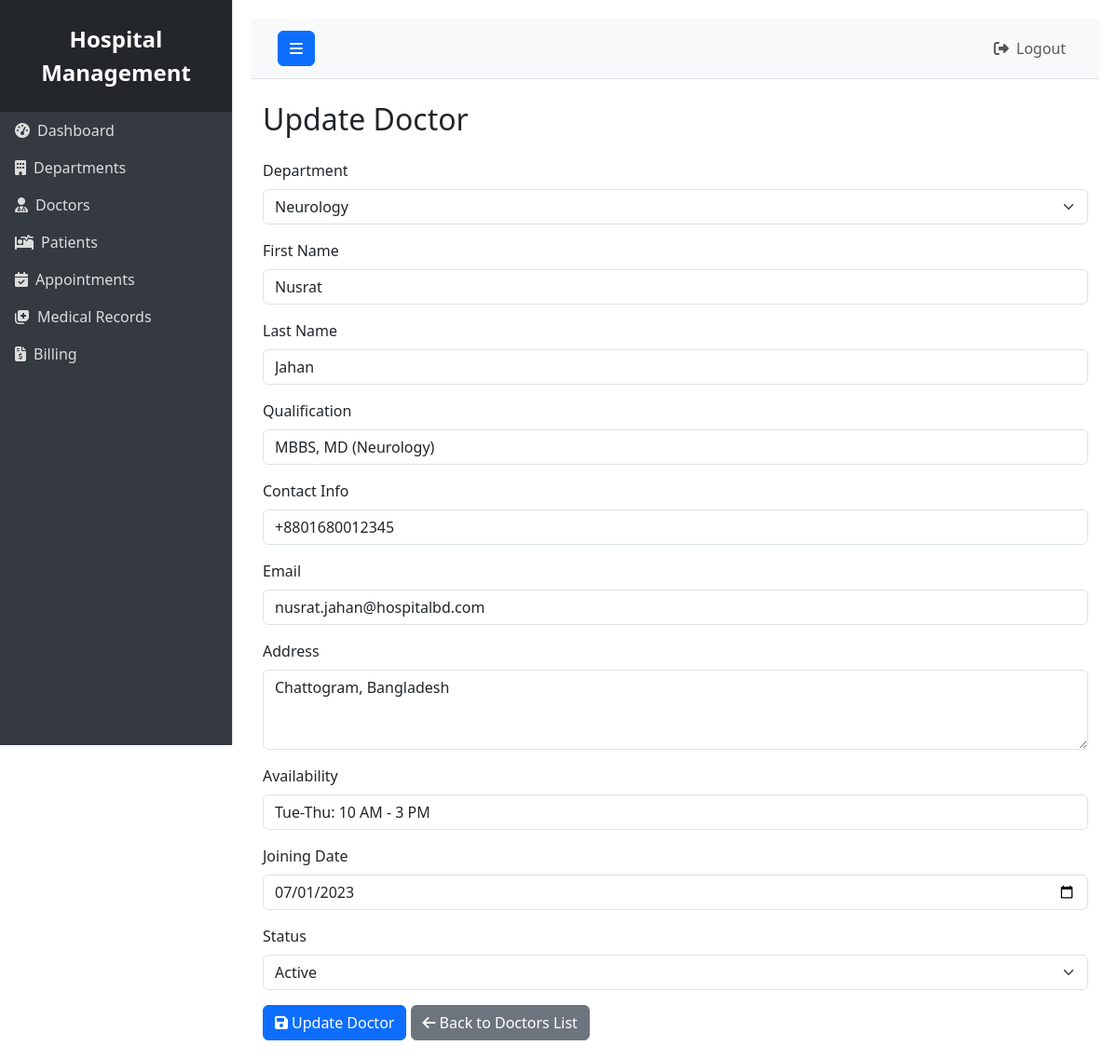
The app's page /doctors/update.php?id=2 (signed in) with its own data.
### tables this page shows
CREATE TABLE `Doctors` (
  `doctor_id` int(11) NOT NULL,
  `dept_id` int(11) DEFAULT NULL,
  `first_name` varchar(50) NOT NULL,
  `last_name` varchar(50) NOT NULL,
  `qualification` varchar(100) NOT NULL,
  `contact_info` varchar(100) NOT NULL,
  `email` varchar(100) DEFAULT NULL,
  `address` text DEFAULT NULL,
  `availability` varchar(50) DEFAULT NULL,
  `joining_date` date NOT NULL,
  `status` enum('active','inactive') DEFAULT 'active'
);

CREATE TABLE `Departments` (
  `dept_id` int(11) NOT NULL,
  `name` varchar(100) NOT NULL,
  `description` text DEFAULT NULL,
  `status` enum('active','inactive') DEFAULT 'active'
);

### doctors/update.php (the view, shortened to what this page needs)
<?php
include('../includes/header.php');
include('../includes/sidebar.php');
include('../db.php');
$id = $_GET['id'];
$query = "SELECT * FROM Doctors WHERE doctor_id='$id'";
$result = $conn->query($query);
$doctor = $result->fetch_assoc();
$deptQuery = "SELECT dept_id, name FROM Departments WHERE status='active'";
$deptResult = $conn->query($deptQuery);
?>
<div class="container-fluid mt-4">
    <h2 class="mb-4">Update Doctor</h2>
    <form method="post" action="">
        <div class="mb-3">
            <label for="dept_id" class="form-label">Department</label>
            <select name="dept_id" id="dept_id" class="form-select" required>
                <?php while($dept = $deptResult->fetch_assoc()) { ?>
                    <option value="<?php echo $dept['dept_id']; ?>" <?php if($dept['dept_id'] == $doctor['dept_id']) echo 'selected'; ?>>
                        <?php echo $dept['name']; ?>
                    </option>
                <?php } ?>
            </select>
        </div>
        <div class="mb-3">
            <label for="first_name" class="form-label">First Name</label>
            <input type="text" name="first_name" id="first_name" class="form-control" value="<?php echo $doctor['first_name']; ?>" required>
        </div>
        <div class="mb-3">
            <label for="last_name" class="form-label">Last Name</label>
            <input type="text" name="last_name" id="last_name" class="form-control" value="<?php echo $doctor['last_name']; ?>" required>
        </div>
        <div class="mb-3">
            <label for="qualification" class="form-label">Qualification</label>
            <input type="text" name="qualification" id="qualification" class="form-control" value="<?php echo $doctor['qualification']; ?>" required>
        </div>
        <div class="mb-3">
            <label for="contact_info" class="form-label">Contact Info</label>
            <input type="text" name="contact_info" id="contact_info" class="form-control" value="<?php echo $doctor['contact_info']; ?>" required>
        </div>
        <div class="mb-3">
            <label for="email" class="form-label">Email</label>
            <input type="email" name="email" id="email" class="form-control" value="<?php echo $doctor['email']; ?>">
        </div>
        <div class="mb-3">
            <label for="address" class="form-label">Address</label>
            <textarea name="address" id="address" rows="3" class="form-control"><?php echo $doctor['address']; ?></textarea>
        </div>
        <div class="mb-3">
            <label for="availability" class="form-label">Availability</label>
            <input type="text" name="availability" id="availability" class="form-control" value="<?php echo $doctor['availability']; ?>">
        </div>
        <div class="mb-3">
            <label for="joining_date" class="form-label">Joining Date</label>
            <input type="date" name="joining_date" id="joining_date" class="form-control" value="<?php echo $doctor['joining_date']; ?>" required>
        </div>
        <div class="mb-3">
            <label for="status" class="form-label">Status</label>
            <select name="status" id="status" class="form-select" required>
                <option value="active" <?php if($doctor['status'] == 'active') echo 'selected'; ?>>Active</option>
            </select>
        </div>
        <button type="submit" name="update" class="btn btn-primary">
            <i class="fas fa-save me-1"></i>Update Doctor
        </button>
        <a href="view_doctors.php" class="btn btn-secondary">
            <i class="fas fa-arrow-left me-1"></i>Back to Doctors List
        </a>
    </form>
</div>
<?php
include('../includes/footer.php');
?>

### records on screen
doctors: dept_id "Neurology", first_name "Nusrat", last_name "Jahan", qualification "MBBS, MD (Neurology)", contact_info "+8801680012345", email "nusrat.jahan@hospitalbd.com", address "Chattogram, Bangladesh", availability "Tue-Thu: 10 AM - 3 PM", joining_date "07/01/2023", status "Active"
